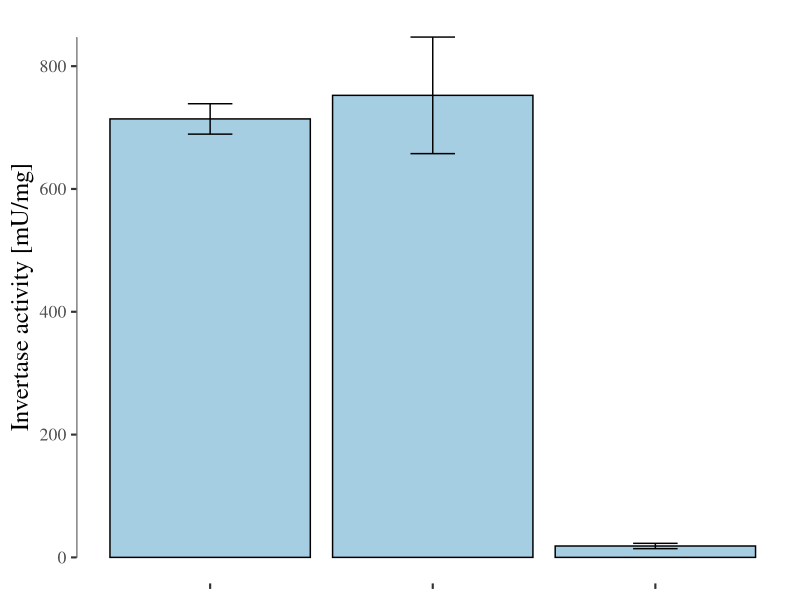
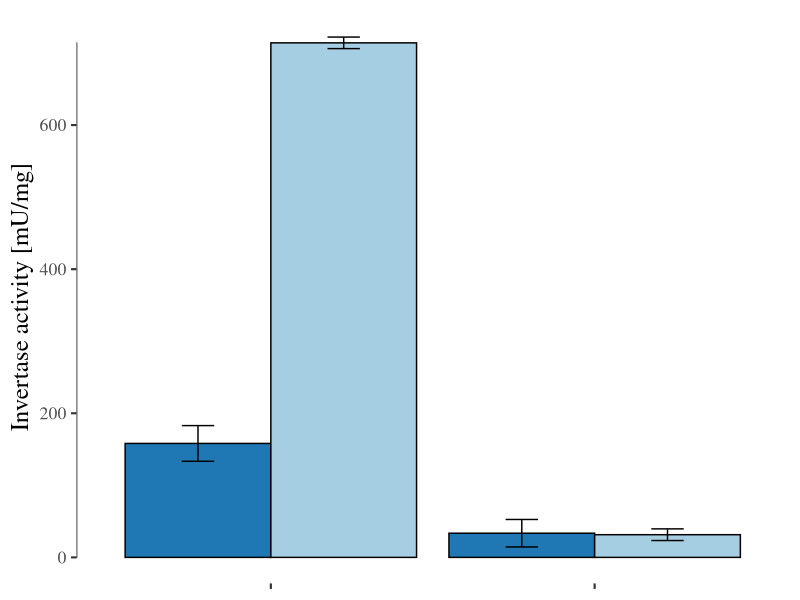

Reproduce these figures in R, in order.
library(tidyverse)
library(ggthemes)
library(stringr)


# This file produces the plots for the invertase experimental data. To keep a consistent 
# graphical profile through the paper, all results are plotted (including non model results 
# are plotted in R). 
# Outputs:
#   A bar-chart showing invertase activity in high and low glucose 


# General plotting parameters 
my_theme <- theme_tufte(base_size = 16) + theme(plot.title = element_text(hjust = 0.5, size = 14, face="bold"), 
                               plot.subtitle = element_text(hjust = 0.5)) +
  theme(axis.title=element_text(size=18))
my_colors <- c("#1f78b4", "#33a02c", "#08519c", "#006d2c", "#ff7f00", "#a6cee3")
BASE_HEIGHT <- 5
BASE_WIDTH <- 7.0


# Function that processes the invertase data and outputs the result in a bar-chart 
# Args:
#   void 
# Returns:
#   void 
process_invertase_data <- function()
{
  data_values_low <- tibble(value = c(714.0953, 752.4738, 18.52177), 
                        sd = c(24.76474, 94.90088, 4.324993), 
                        type = as.factor(c("wt", "dreg1", "dreg1dsnf1")), 
                        glc = as.factor(c("low", "low", "low"))) %>%
  mutate(frame = c(0, 0, max(value) + 94))
  
  data_high <- tibble(value = c(158.1396, 714.0953, 33.55298, 31.47122), 
                      sd = c(24.76474, 8.004206629, 19.09195, 8.117907953), 
                      type = as.factor(c("wt", "wt", "dsnf1", "dsnf1")), 
                      glc = as.factor(c("high", "low", "high", "low"))) %>%
    mutate(frame = c(0, 0, max(value), 0))
    
  p1 <- ggplot(data_values_low, aes(type, value)) + 
    geom_bar(stat='identity', position='dodge', color ="black", fill = my_colors[6]) +
    geom_errorbar(aes(ymin = value-sd, ymax = value+sd), width=0.2, position=position_dodge(.9)) + 
    scale_x_discrete(limit = c("wt", "dreg1", "dreg1dsnf1"), 
                     labels = c("wt", "reg1", "reg1_snf1")) +
    geom_rangeframe(aes(type, frame), sides = "l") + 
    labs(y = "Invertase activity [mU/mg]", x = "") + 
    my_theme + theme(legend.position = "none", 
                     axis.title.x = element_blank(), 
                     axis.text.x = element_blank())
  
  p2 <- ggplot(data_high, aes(type, value, fill = glc)) + 
    geom_bar(stat='identity', position='dodge', color ="black") +
    geom_errorbar(aes(ymin = value-sd, ymax = value+sd), width=0.2, position=position_dodge(.9)) + 
    scale_x_discrete(limit = c("wt", "dsnf1"), 
                     labels = c("wt", "snf1")) +
    geom_rangeframe(aes(type, frame), sides = "l") + 
    labs(y = "Invertase activity [mU/mg]", x = "") + 
    scale_fill_manual(values = my_colors[c(1, 6)]) + 
    my_theme + theme(legend.position = "none", 
                     axis.title.x = element_blank(), 
                     axis.text.x = element_blank())
  
  dir_save <- "../../Result/Experimental_data/"
  if(!dir.exists(dir_save)) dir.create(dir_save)
  path_save1 <- str_c(dir_save, "Invertase_activity_low.pdf")
  path_save2 <- str_c(dir_save, "Invertase_activity_high.pdf")
  ggsave(path_save1, plot = p1, width = BASE_WIDTH, height = BASE_HEIGHT)
  ggsave(path_save2, plot = p2, width = BASE_WIDTH, height = BASE_HEIGHT)
  
  return(0)
}


process_invertase_data()
